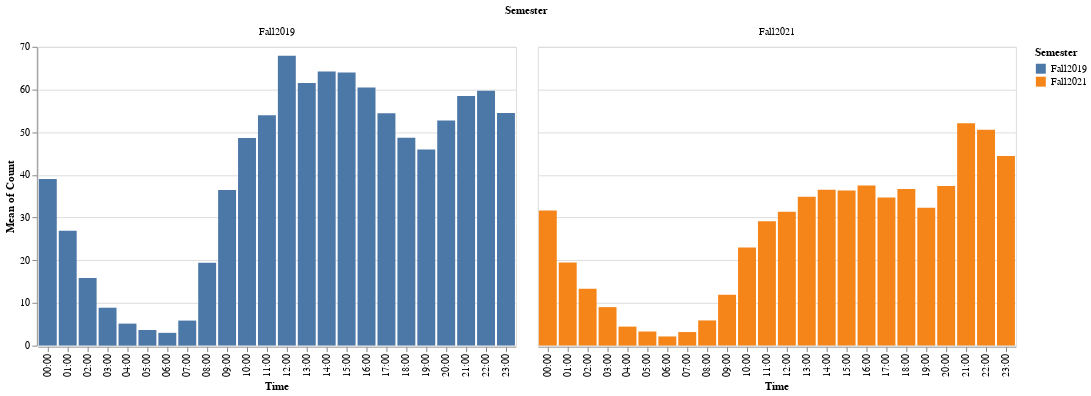

The notebook cell saved with this chart:
### Code cell
hist03 = alt.Chart(df.sample(5000)).mark_bar().encode(
    alt.X("Time:O"),
    alt.Y("mean(Count):Q"),
    color='Semester:N',
    tooltip=['mean(Count)', 'Semester']
).facet(
    facet='Semester:N'
)
hist03

### Figure 1 — Vega-Lite specification as saved in the notebook (floating-point values rounded to 4 significant figures; data arrays with more than 128 entries replaced by an {"elided": "..."} marker saying what was removed)
{"config": {"view": {"continuousWidth": 400, "continuousHeight": 300}}, "data": {"name": "data-4fd600d9c12d41fa5b52f591d25eda17"}, "facet": {"type": "nominal", "field": "Semester"}, "spec": {"mark": "bar", "encoding": {"color": {"type": "nominal", "field": "Semester"}, "tooltip": [{"type": "nominal", "aggregate": "mean", "field": "Count"}, {"type": "nominal", "field": "Semester"}], "x": {"type": "ordinal", "field": "Time"}, "y": {"type": "quantitative", "aggregate": "mean", "field": "Count"}}}, "$schema": "https://vega.github.io/schema/vega-lite/v4.8.1.json", "datasets": {"data-4fd600d9c12d41fa5b52f591d25eda17": {"elided": "5000 records"}}}
